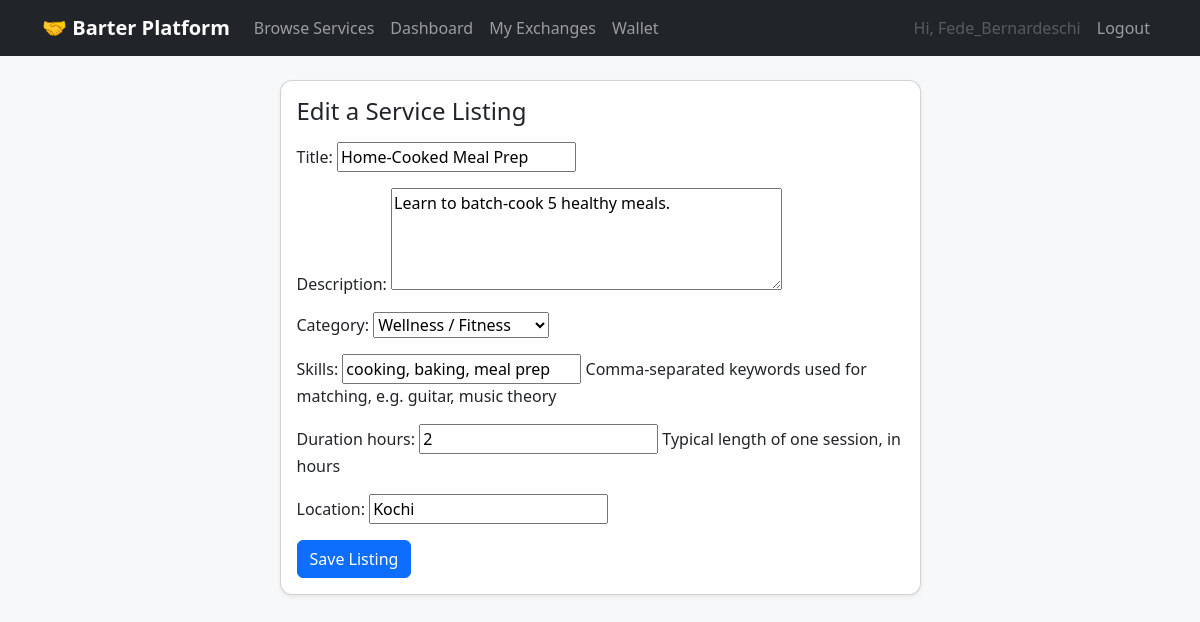
Page /listings/4/edit/ (signed in) on the committed database.
### core/models.py (models this page shows, shortened)
class ServiceListing(models.Model):
    CATEGORY_CHOICES = [
        ("tutoring", "Tutoring / Lessons"),
        ("repair", "Home Repair"),
        ("design", "Design / Creative"),
        ("tech", "Tech / Programming"),
        ("wellness", "Wellness / Fitness"),
        ("other", "Other"),
    ]
    user = models.ForeignKey(settings.AUTH_USER_MODEL, on_delete=models.CASCADE, related_name="listings")
    title = models.CharField(max_length=150)
    description = models.TextField()
    category = models.CharField(max_length=20, choices=CATEGORY_CHOICES, default="other")
    skills = models.CharField(
        max_length=255, help_text="Comma-separated keywords used for matching, e.g. guitar, music theory"
    )
    duration_hours = models.PositiveIntegerField(default=1, help_text="Typical length of one session, in hours")
    location = models.CharField(max_length=120, blank=True)
    is_active = models.BooleanField(default=True)
    created_at = models.DateTimeField(auto_now_add=True)
    class Meta:
        ordering = ["-created_at"]

### core/views.py (the view)
# urls.py: path("listings/<int:pk>/edit/", views.listing_edit, name="listing_edit"),
@login_required
def listing_edit(request, pk):
    listing = get_object_or_404(ServiceListing, pk=pk, user=request.user)
    if request.method == "POST":
        form = ServiceListingForm(request.POST, instance=listing)
        if form.is_valid():
            form.save()
            flash.success(request, "Listing updated.")
            return redirect("listing_detail", pk=listing.pk)
    else:
        form = ServiceListingForm(instance=listing)
    return render(request, "core/listing_form.html", {"form": form, "mode": "Edit"})

### core/forms.py
class ServiceListingForm(forms.ModelForm):
    class Meta:
        model = ServiceListing
        fields = ["title", "description", "category", "skills", "duration_hours", "location"]
        widgets = {"description": forms.Textarea(attrs={"rows": 4})}

### core/templates/core/listing_form.html (shortened to what this page needs)
{% extends "core/base.html" %}
{% block content %}
<div class="row justify-content-center">
    <div class="col-md-7">
        <div class="card shadow-sm">
            <div class="card-body">
                <h4 class="mb-3">{{ mode }} a Service Listing</h4>
                <form method="post">
                    {{ form.as_p }}
                    <button type="submit" class="btn btn-primary">Save Listing</button>
                </form>
            </div>
        </div>
    </div>
</div>
{% endblock %}

### core/templates/core/base.html (shortened to what this page needs)
{% load static %}
<!DOCTYPE html>
<html lang="en">
<head>
    <link href="https://cdn.jsdelivr.net/npm/bootstrap@5.3.3/dist/css/bootstrap.min.css" rel="stylesheet">
</head>
<body>
<nav class="navbar navbar-expand-lg navbar-dark bg-dark mb-4">
    <div class="container">
        <a class="navbar-brand" href="{% url 'home' %}">🤝 Barter Platform</a>
        <div class="collapse navbar-collapse" id="navMenu">
            <ul class="navbar-nav me-auto">
                <li class="nav-item"><a class="nav-link" href="{% url 'listing_list' %}">Browse Services</a></li>
                {% if user.is_authenticated %}
                <li class="nav-item"><a class="nav-link" href="{% url 'dashboard' %}">Dashboard</a></li>
                <li class="nav-item"><a class="nav-link" href="{% url 'request_list' %}">My Exchanges</a></li>
                <li class="nav-item"><a class="nav-link" href="{% url 'wallet' %}">Wallet</a></li>
                {% endif %}
            </ul>
            <ul class="navbar-nav">
                {% if user.is_authenticated %}
                <li class="nav-item"><span class="nav-link disabled">Hi, {{ user.username }}</span></li>
                <li class="nav-item"><a class="nav-link" href="{% url 'logout' %}">Logout</a></li>
                {% else %}
                <li class="nav-item"><a class="nav-link" href="{% url 'login' %}">Login</a></li>
                <li class="nav-item"><a class="nav-link" href="{% url 'signup' %}">Sign Up</a></li>
                {% endif %}
            </ul>
        </div>
    </div>
</nav>
<div class="container mb-5">
    {% block content %}{% endblock %}
</div>
</body>
</html>

### core/templates/core/base.html (style rules this page uses)
body { background: #f7f8fa; }
.navbar-brand { font-weight: 600; }
.card { border-radius: 12px; }

### rows in the picture
ServiceListing: title "Home-Cooked Meal Prep", description "Learn to batch-cook 5 healthy meals.", category "Wellness / Fitness", skills "cooking, baking, meal prep", duration_hours "2", location "Kochi"

### other values in the picture
{{ user.username }} "Fede_Bernardeschi"
{{ mode }} "Edit"
